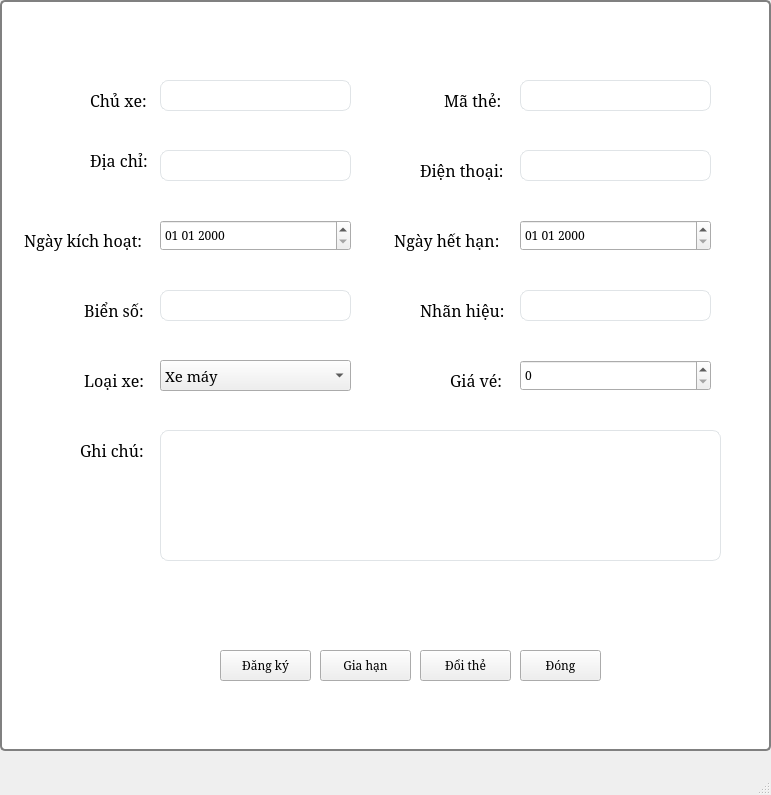
<?xml version="1.0" encoding="UTF-8"?>
<ui version="4.0">
 <class>AddLP</class>
 <widget class="QMainWindow" name="AddLP">
  <property name="enabled">
   <bool>true</bool>
  </property>
  <property name="geometry">
   <rect>
    <x>0</x>
    <y>0</y>
    <width>771</width>
    <height>795</height>
   </rect>
  </property>
  <property name="font">
   <font>
    <family>Serif</family>
   </font>
  </property>
  <property name="windowTitle">
   <string/>
  </property>
  <property name="windowIcon">
   <iconset>
    <normaloff>images/scooter.png</normaloff>images/scooter.png</iconset>
  </property>
  <property name="styleSheet">
   <string notr="true">QGroupBox::title {
    subcontrol-origin: margin;
    subcontrol-position: top center; /* position at the top center */
    padding: 0 3px;
}
QGroupBox {
    background-color: white;
    border: 2px solid gray;
    border-radius: 5px;
    margin-top: 1ex; /* leave space at the top for the title */
}
QLineEdit {
  border-radius: 8px;
  border: 1px solid #e0e4e7;
  padding: 5px 15px;
}

QLineEdit:focus {
  border: 1px solid #d0e3ff;
}

QLineEdit::placeholder {
  color: #767e89;
}

QTabWidget::pane { /* The tab widget frame */
    border-top: 2px solid #C2C7CB;
}
QTabWidget::tab-bar {
    left: 81px; /* move to the right by 5px */
}
/* Style the tab using the tab sub-control. Note that
    it reads QTabBar _not_ QTabWidget */
QTabBar::tab {
    background: qlineargradient(x1: 0, y1: 0, x2: 0, y2: 1,
                                stop: 0 #E1E1E1, stop: 0.4 #DDDDDD,
                                stop: 0.5 #D8D8D8, stop: 1.0 #D3D3D3);
    border: 2px solid #C4C4C3;
    border-bottom-color: #C2C7CB; /* same as the pane color */
    border-top-left-radius: 4px;
    border-top-right-radius: 4px;
    min-width: 8ex;
    padding: 15px;
}

QTabBar::tab:selected, QTabBar::tab:hover {
    background: qlineargradient(x1: 0, y1: 0, x2: 0, y2: 1,
                                stop: 0 #fafafa, stop: 0.4 #f4f4f4,
                                stop: 0.5 #e7e7e7, stop: 1.0 #fafafa);
}

QTabBar::tab:selected {
    border-color: #9B9B9B;
    border-bottom-color: #C2C7CB; /* same as pane color */
}

QTabBar::tab:!selected {
    margin-top: 0px; /* make non-selected tabs look smaller */
}
</string>
  </property>
  <widget class="QWidget" name="centralwidget">
   <widget class="QGroupBox" name="groupBox">
    <property name="geometry">
     <rect>
      <x>0</x>
      <y>0</y>
      <width>771</width>
      <height>751</height>
     </rect>
    </property>
    <property name="font">
     <font>
      <family>Serif</family>
      <pointsize>15</pointsize>
      <weight>75</weight>
      <bold>true</bold>
     </font>
    </property>
    <property name="title">
     <string/>
    </property>
    <widget class="QLabel" name="label_2">
     <property name="geometry">
      <rect>
       <x>80</x>
       <y>290</y>
       <width>71</width>
       <height>41</height>
      </rect>
     </property>
     <property name="font">
      <font>
       <family>Serif</family>
       <pointsize>12</pointsize>
       <weight>50</weight>
       <bold>false</bold>
      </font>
     </property>
     <property name="styleSheet">
      <string notr="true"/>
     </property>
     <property name="text">
      <string> Biển số:</string>
     </property>
    </widget>
    <widget class="QLineEdit" name="txtLP">
     <property name="geometry">
      <rect>
       <x>160</x>
       <y>290</y>
       <width>191</width>
       <height>31</height>
      </rect>
     </property>
     <property name="font">
      <font>
       <family>Serif</family>
      </font>
     </property>
     <property name="locale">
      <locale language="Vietnamese" country="Vietnam"/>
     </property>
    </widget>
    <widget class="QDateEdit" name="dateRegis">
     <property name="geometry">
      <rect>
       <x>160</x>
       <y>220</y>
       <width>191</width>
       <height>31</height>
      </rect>
     </property>
     <property name="font">
      <font>
       <family>Serif</family>
       <weight>50</weight>
       <bold>false</bold>
      </font>
     </property>
     <property name="autoFillBackground">
      <bool>false</bool>
     </property>
     <property name="maximumDateTime">
      <datetime>
       <hour>23</hour>
       <minute>59</minute>
       <second>59</second>
       <year>9999</year>
       <month>12</month>
       <day>26</day>
      </datetime>
     </property>
     <property name="displayFormat">
      <string>dd MM yyyy</string>
     </property>
     <property name="date">
      <date>
       <year>2000</year>
       <month>1</month>
       <day>1</day>
      </date>
     </property>
    </widget>
    <widget class="QLabel" name="label_8">
     <property name="geometry">
      <rect>
       <x>20</x>
       <y>220</y>
       <width>131</width>
       <height>41</height>
      </rect>
     </property>
     <property name="font">
      <font>
       <family>Serif</family>
       <pointsize>12</pointsize>
       <weight>50</weight>
       <bold>false</bold>
      </font>
     </property>
     <property name="styleSheet">
      <string notr="true"/>
     </property>
     <property name="text">
      <string> Ngày kích hoạt:</string>
     </property>
    </widget>
    <widget class="QDateEdit" name="dateExpired">
     <property name="geometry">
      <rect>
       <x>520</x>
       <y>220</y>
       <width>191</width>
       <height>31</height>
      </rect>
     </property>
     <property name="font">
      <font>
       <family>Serif</family>
       <weight>50</weight>
       <bold>false</bold>
      </font>
     </property>
     <property name="displayFormat">
      <string>dd MM yyyy</string>
     </property>
    </widget>
    <widget class="QLabel" name="label_9">
     <property name="geometry">
      <rect>
       <x>390</x>
       <y>220</y>
       <width>121</width>
       <height>41</height>
      </rect>
     </property>
     <property name="font">
      <font>
       <family>Serif</family>
       <pointsize>12</pointsize>
       <weight>50</weight>
       <bold>false</bold>
      </font>
     </property>
     <property name="styleSheet">
      <string notr="true"/>
     </property>
     <property name="text">
      <string> Ngày hết hạn:</string>
     </property>
    </widget>
    <widget class="QLabel" name="label_3">
     <property name="geometry">
      <rect>
       <x>440</x>
       <y>80</y>
       <width>71</width>
       <height>41</height>
      </rect>
     </property>
     <property name="font">
      <font>
       <family>Serif</family>
       <pointsize>12</pointsize>
       <weight>50</weight>
       <bold>false</bold>
      </font>
     </property>
     <property name="styleSheet">
      <string notr="true"/>
     </property>
     <property name="text">
      <string> Mã thẻ:</string>
     </property>
    </widget>
    <widget class="QLineEdit" name="txtID">
     <property name="geometry">
      <rect>
       <x>520</x>
       <y>80</y>
       <width>191</width>
       <height>31</height>
      </rect>
     </property>
     <property name="font">
      <font>
       <family>Serif</family>
      </font>
     </property>
     <property name="locale">
      <locale language="Vietnamese" country="Vietnam"/>
     </property>
    </widget>
    <widget class="QLabel" name="label_10">
     <property name="geometry">
      <rect>
       <x>90</x>
       <y>80</y>
       <width>71</width>
       <height>41</height>
      </rect>
     </property>
     <property name="font">
      <font>
       <family>Serif</family>
       <pointsize>12</pointsize>
       <weight>50</weight>
       <bold>false</bold>
      </font>
     </property>
     <property name="styleSheet">
      <string notr="true"/>
     </property>
     <property name="text">
      <string>Chủ xe:</string>
     </property>
    </widget>
    <widget class="QLineEdit" name="txtName">
     <property name="geometry">
      <rect>
       <x>160</x>
       <y>80</y>
       <width>191</width>
       <height>31</height>
      </rect>
     </property>
     <property name="font">
      <font>
       <family>Serif</family>
      </font>
     </property>
     <property name="locale">
      <locale language="Vietnamese" country="Vietnam"/>
     </property>
    </widget>
    <widget class="QLabel" name="label_11">
     <property name="geometry">
      <rect>
       <x>420</x>
       <y>290</y>
       <width>101</width>
       <height>41</height>
      </rect>
     </property>
     <property name="font">
      <font>
       <family>Serif</family>
       <pointsize>12</pointsize>
       <weight>50</weight>
       <bold>false</bold>
      </font>
     </property>
     <property name="styleSheet">
      <string notr="true"/>
     </property>
     <property name="text">
      <string>Nhãn hiệu:</string>
     </property>
    </widget>
    <widget class="QLineEdit" name="txtModel">
     <property name="geometry">
      <rect>
       <x>520</x>
       <y>290</y>
       <width>191</width>
       <height>31</height>
      </rect>
     </property>
     <property name="font">
      <font>
       <family>Serif</family>
      </font>
     </property>
     <property name="locale">
      <locale language="Vietnamese" country="Vietnam"/>
     </property>
    </widget>
    <widget class="QLabel" name="label_12">
     <property name="geometry">
      <rect>
       <x>90</x>
       <y>140</y>
       <width>71</width>
       <height>41</height>
      </rect>
     </property>
     <property name="font">
      <font>
       <family>Serif</family>
       <pointsize>12</pointsize>
       <weight>50</weight>
       <bold>false</bold>
      </font>
     </property>
     <property name="styleSheet">
      <string notr="true"/>
     </property>
     <property name="text">
      <string>Địa chỉ:</string>
     </property>
    </widget>
    <widget class="QLineEdit" name="txtAddress">
     <property name="geometry">
      <rect>
       <x>160</x>
       <y>150</y>
       <width>191</width>
       <height>31</height>
      </rect>
     </property>
     <property name="font">
      <font>
       <family>Serif</family>
      </font>
     </property>
     <property name="locale">
      <locale language="Vietnamese" country="Vietnam"/>
     </property>
    </widget>
    <widget class="QComboBox" name="cbbVehicle">
     <property name="geometry">
      <rect>
       <x>160</x>
       <y>360</y>
       <width>191</width>
       <height>31</height>
      </rect>
     </property>
     <property name="font">
      <font>
       <family>Serif</family>
       <pointsize>11</pointsize>
      </font>
     </property>
     <item>
      <property name="text">
       <string>Xe máy</string>
      </property>
     </item>
     <item>
      <property name="text">
       <string>Ô tô</string>
      </property>
     </item>
    </widget>
    <widget class="QLabel" name="label_13">
     <property name="geometry">
      <rect>
       <x>80</x>
       <y>360</y>
       <width>71</width>
       <height>41</height>
      </rect>
     </property>
     <property name="font">
      <font>
       <family>Serif</family>
       <pointsize>12</pointsize>
       <weight>50</weight>
       <bold>false</bold>
      </font>
     </property>
     <property name="styleSheet">
      <string notr="true"/>
     </property>
     <property name="text">
      <string> Loại xe:</string>
     </property>
    </widget>
    <widget class="QLabel" name="label_14">
     <property name="geometry">
      <rect>
       <x>420</x>
       <y>150</y>
       <width>101</width>
       <height>41</height>
      </rect>
     </property>
     <property name="font">
      <font>
       <family>Serif</family>
       <pointsize>12</pointsize>
       <weight>50</weight>
       <bold>false</bold>
      </font>
     </property>
     <property name="styleSheet">
      <string notr="true"/>
     </property>
     <property name="text">
      <string>Điện thoại:</string>
     </property>
    </widget>
    <widget class="QLineEdit" name="txtPhone">
     <property name="geometry">
      <rect>
       <x>520</x>
       <y>150</y>
       <width>191</width>
       <height>31</height>
      </rect>
     </property>
     <property name="font">
      <font>
       <family>Serif</family>
      </font>
     </property>
     <property name="locale">
      <locale language="Vietnamese" country="Vietnam"/>
     </property>
    </widget>
    <widget class="QLabel" name="label_15">
     <property name="geometry">
      <rect>
       <x>80</x>
       <y>430</y>
       <width>71</width>
       <height>41</height>
      </rect>
     </property>
     <property name="font">
      <font>
       <family>Serif</family>
       <pointsize>12</pointsize>
       <weight>50</weight>
       <bold>false</bold>
      </font>
     </property>
     <property name="styleSheet">
      <string notr="true"/>
     </property>
     <property name="text">
      <string>Ghi chú:</string>
     </property>
    </widget>
    <widget class="QLineEdit" name="txtNote">
     <property name="geometry">
      <rect>
       <x>160</x>
       <y>430</y>
       <width>561</width>
       <height>131</height>
      </rect>
     </property>
     <property name="font">
      <font>
       <family>Serif</family>
      </font>
     </property>
     <property name="locale">
      <locale language="Vietnamese" country="Vietnam"/>
     </property>
     <property name="alignment">
      <set>Qt::AlignLeading|Qt::AlignLeft|Qt::AlignTop</set>
     </property>
    </widget>
    <widget class="QLabel" name="label_16">
     <property name="geometry">
      <rect>
       <x>450</x>
       <y>360</y>
       <width>61</width>
       <height>41</height>
      </rect>
     </property>
     <property name="font">
      <font>
       <family>Serif</family>
       <pointsize>12</pointsize>
       <weight>50</weight>
       <bold>false</bold>
      </font>
     </property>
     <property name="styleSheet">
      <string notr="true"/>
     </property>
     <property name="text">
      <string>Giá vé:</string>
     </property>
    </widget>
    <widget class="QSpinBox" name="spbPrice">
     <property name="geometry">
      <rect>
       <x>520</x>
       <y>360</y>
       <width>191</width>
       <height>31</height>
      </rect>
     </property>
     <property name="font">
      <font>
       <family>Serif</family>
      </font>
     </property>
     <property name="maximum">
      <number>999999999</number>
     </property>
     <property name="singleStep">
      <number>10000</number>
     </property>
    </widget>
    <widget class="QLabel" name="lblMessage">
     <property name="geometry">
      <rect>
       <x>170</x>
       <y>590</y>
       <width>561</width>
       <height>31</height>
      </rect>
     </property>
     <property name="font">
      <font>
       <family>Serif</family>
       <pointsize>15</pointsize>
       <weight>75</weight>
       <bold>true</bold>
      </font>
     </property>
     <property name="styleSheet">
      <string notr="true">color: rgb(85, 170, 0);</string>
     </property>
     <property name="text">
      <string/>
     </property>
    </widget>
    <widget class="QLabel" name="lblName">
     <property name="geometry">
      <rect>
       <x>170</x>
       <y>120</y>
       <width>171</width>
       <height>16</height>
      </rect>
     </property>
     <property name="font">
      <font>
       <family>Serif</family>
      </font>
     </property>
     <property name="styleSheet">
      <string notr="true">color: rgb(255, 0, 0);</string>
     </property>
     <property name="text">
      <string/>
     </property>
    </widget>
    <widget class="QLabel" name="lblAddress">
     <property name="geometry">
      <rect>
       <x>170</x>
       <y>190</y>
       <width>171</width>
       <height>16</height>
      </rect>
     </property>
     <property name="font">
      <font>
       <family>Serif</family>
      </font>
     </property>
     <property name="styleSheet">
      <string notr="true">color: rgb(255, 0, 0);</string>
     </property>
     <property name="text">
      <string/>
     </property>
    </widget>
    <widget class="QLabel" name="lblDate">
     <property name="geometry">
      <rect>
       <x>530</x>
       <y>260</y>
       <width>171</width>
       <height>16</height>
      </rect>
     </property>
     <property name="font">
      <font>
       <family>Serif</family>
      </font>
     </property>
     <property name="styleSheet">
      <string notr="true">color: rgb(255, 0, 0);</string>
     </property>
     <property name="text">
      <string/>
     </property>
    </widget>
    <widget class="QLabel" name="lblLP">
     <property name="geometry">
      <rect>
       <x>170</x>
       <y>330</y>
       <width>171</width>
       <height>16</height>
      </rect>
     </property>
     <property name="font">
      <font>
       <family>Serif</family>
      </font>
     </property>
     <property name="styleSheet">
      <string notr="true">color: rgb(255, 0, 0);</string>
     </property>
     <property name="text">
      <string/>
     </property>
    </widget>
    <widget class="QLabel" name="lblID">
     <property name="geometry">
      <rect>
       <x>530</x>
       <y>120</y>
       <width>171</width>
       <height>16</height>
      </rect>
     </property>
     <property name="font">
      <font>
       <family>Serif</family>
      </font>
     </property>
     <property name="styleSheet">
      <string notr="true">color: rgb(255, 0, 0);</string>
     </property>
     <property name="text">
      <string/>
     </property>
    </widget>
    <widget class="QLabel" name="lblPhone">
     <property name="geometry">
      <rect>
       <x>530</x>
       <y>190</y>
       <width>171</width>
       <height>16</height>
      </rect>
     </property>
     <property name="font">
      <font>
       <family>Serif</family>
      </font>
     </property>
     <property name="styleSheet">
      <string notr="true">color: rgb(255, 0, 0);</string>
     </property>
     <property name="text">
      <string/>
     </property>
    </widget>
    <widget class="QLabel" name="lblModel">
     <property name="geometry">
      <rect>
       <x>530</x>
       <y>330</y>
       <width>171</width>
       <height>16</height>
      </rect>
     </property>
     <property name="font">
      <font>
       <family>Serif</family>
      </font>
     </property>
     <property name="styleSheet">
      <string notr="true">color: rgb(255, 0, 0);</string>
     </property>
     <property name="text">
      <string/>
     </property>
    </widget>
    <widget class="QPushButton" name="btnOK">
     <property name="geometry">
      <rect>
       <x>220</x>
       <y>650</y>
       <width>91</width>
       <height>31</height>
      </rect>
     </property>
     <property name="font">
      <font>
       <family>Serif</family>
       <weight>50</weight>
       <bold>false</bold>
      </font>
     </property>
     <property name="styleSheet">
      <string notr="true"/>
     </property>
     <property name="text">
      <string>Đăng ký</string>
     </property>
    </widget>
    <widget class="QPushButton" name="btnCancel">
     <property name="geometry">
      <rect>
       <x>520</x>
       <y>650</y>
       <width>81</width>
       <height>31</height>
      </rect>
     </property>
     <property name="font">
      <font>
       <family>Serif</family>
       <weight>50</weight>
       <bold>false</bold>
      </font>
     </property>
     <property name="styleSheet">
      <string notr="true"/>
     </property>
     <property name="text">
      <string>Đóng</string>
     </property>
    </widget>
    <widget class="QPushButton" name="btnUpdateDate">
     <property name="geometry">
      <rect>
       <x>320</x>
       <y>650</y>
       <width>91</width>
       <height>31</height>
      </rect>
     </property>
     <property name="font">
      <font>
       <family>Serif</family>
       <weight>50</weight>
       <bold>false</bold>
      </font>
     </property>
     <property name="styleSheet">
      <string notr="true"/>
     </property>
     <property name="text">
      <string>Gia hạn</string>
     </property>
    </widget>
    <widget class="QPushButton" name="btnChange">
     <property name="geometry">
      <rect>
       <x>420</x>
       <y>650</y>
       <width>91</width>
       <height>31</height>
      </rect>
     </property>
     <property name="font">
      <font>
       <family>Serif</family>
       <weight>50</weight>
       <bold>false</bold>
      </font>
     </property>
     <property name="styleSheet">
      <string notr="true"/>
     </property>
     <property name="text">
      <string>Đổi thẻ</string>
     </property>
    </widget>
   </widget>
  </widget>
  <widget class="QMenuBar" name="menubar">
   <property name="geometry">
    <rect>
     <x>0</x>
     <y>0</y>
     <width>771</width>
     <height>20</height>
    </rect>
   </property>
  </widget>
  <widget class="QStatusBar" name="statusbar"/>
 </widget>
 <resources/>
 <connections/>
</ui>
